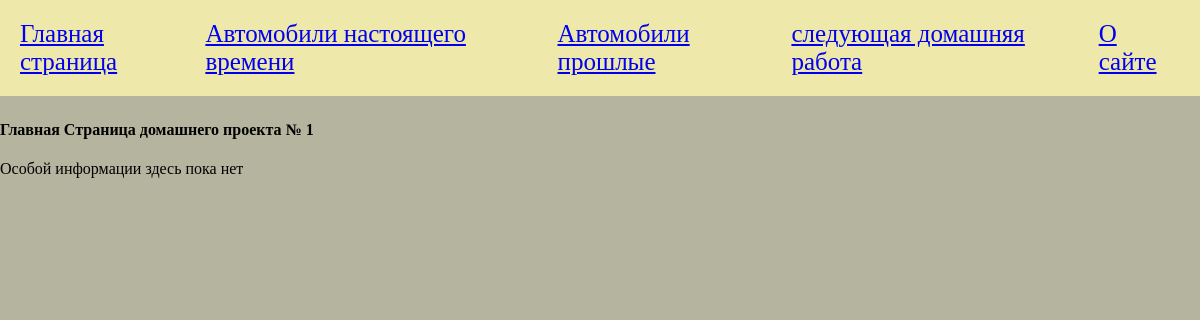
The page / on the database its author committed.
### tables this page shows
CREATE TABLE "mainmenu" (
	"id"	INTEGER NOT NULL PRIMARY KEY AUTOINCREMENT UNIQUE,
	"name"	TEXT NOT NULL,
	"url"	TEXT NOT NULL
);

### petproject2.py (the view)
@app.route("/")
def index():
    return render_template("index.html", menu=dbase.get_menu(), title="main page")

### FDataBase.py (called while the page is built)
    def get_menu(self):
        sql = "SELECT * FROM mainmenu"
        try:
            self.__cur.execute(sql)
            res = self.__cur.fetchall()
            if res:
                return res
        except sqlite3.Error as e:
            print("Ошибка чтения базы данных " + str(e))
        return []

### petproject2.py (called while the page is built)
def connect_db():
    con = sqlite3.connect(app.config['DATABASE'])
    con.row_factory = sqlite3.Row
    return con

def get_db():
    if not hasattr(g, 'link_db'):
        g.link_db = connect_db()
    return g.link_db

@app.before_request
def before_request():
    global dbase
    db = get_db()
    dbase = FDataBase(db)

### templates/index.html
{% extends 'base.html' %}
{% block content %}
{{ super() }}
<h4>Главная Страница домашнего проекта № 1</h4>
<p>Особой информации здесь пока нет</p>
{% endblock %}

### templates/base.html (shortened to what this page needs)
<!DOCTYPE html>
<html lang="en" xmlns:>
<head>
    <link rel="stylesheet" href="{{ url_for('static', filename='css/style.css') }}">
</head>
<body>
    {% block content %}
    {% block mainmenu %}
    <ul class="menu">
        {% for i in menu %}
        <li><a href="{{ i.url }}">{{ i.name }}</a></li>
        {% endfor %}
    </ul>
    {% endblock mainmenu %}
    {% endblock %}
</body>
</html>

### static/css/style.css (style rules this page uses)
body { background: rgb(180, 180, 159); margin: 0; padding: 0; font-family: Verdana; }
.menu { display: flex; justify-content: space-around; list-style: none; text-decoration: none; background: palegoldenrod; padding: 20px; margin-top: 0; font-size: 25px; color: aliceblue; }

### rows shown on the page
mainmenu: name "Главная страница"
mainmenu: name "Автомобили настоящего времени"
mainmenu: name "Автомобили прошлые"
mainmenu: name "следующая домашняя работа"
mainmenu: name "О сайте"
